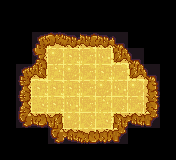

A level layout from a 2D game, rendered from its tile map. Below: a short description, then the map file with its tile-grid data intact:
An orthogonal 11x10 tile map with 16x16 px tiles, 1 tile layer (Ground) and 7 objects (5x BLOCK, HERO, STAIRS).

<map version="1.10" tiledversion="1.10.2" orientation="orthogonal" renderorder="right-down" width="11" height="10" tilewidth="16" tileheight="16" infinite="0" nextlayerid="5" nextobjectid="12">
 <properties>
  <property name="DIRECTIONS" value="DRDRRDLRD" />
  <property name="ITEMS" value="BLOCK" />
  <property name="NAME" value="Hmmmmm" />
 </properties>
 <tileset firstgid="1" source="../level16.tsx" />
 <layer id="1" name="Ground" width="11" height="10">
  <data encoding="csv">
0,0,0,0,0,0,0,0,0,0,0,
0,0,0,0,0,0,0,0,0,0,0,
0,0,1,3,5,4,5,9,0,0,0,
0,0,46,17,13,15,11,3221225500,9,0,0,
0,1,1073741852,12,17,15,13,15,3221225500,9,0,
0,10,13,13,13,15,17,11,17,18,0,
0,10,14,13,11,15,12,16,15,47,0,
0,19,20,28,17,16,14,2147483676,21,27,0,
0,0,0,19,21,23,26,27,0,0,0,
0,0,0,0,0,0,0,0,0,0,0
</data>
 </layer>
 <objectgroup id="2" name="Puzzle">
  <object id="2" name="HERO" x="56.8918" y="56.0583">
   <point />
  </object>
  <object id="5" name="BLOCK" x="86.6923" y="89.6099">
   <point />
  </object>
  <object id="7" name="STAIRS" x="119.202" y="108.157">
   <point />
  </object>
  <object id="8" name="BLOCK" x="71.2711" y="90.4434">
   <point />
  </object>
  <object id="9" name="BLOCK" x="103.989" y="59.601">
   <point />
  </object>
  <object id="10" name="BLOCK" x="105.448" y="73.5634">
   <point />
  </object>
 </objectgroup>
 <objectgroup id="4" name="Solution">
  <object id="11" name="BLOCK" x="72.3579" y="103.496">
   <point />
  </object>
 </objectgroup>
</map>
